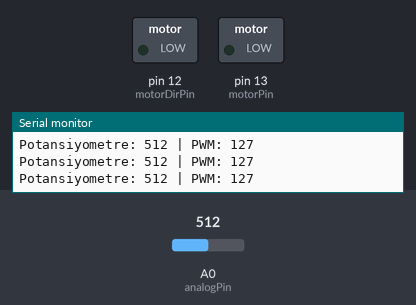
Simulated run of this sketch. Board: Arduino Uno, built with avr-gcc and run on an emulated ATmega328P. Parts: switched loads named in the sketch (green lamp = pin HIGH), the last lines printed to the serial monitor. The inputs (shaded band) are chosen by the test bench; at power-on: A0 (analogPin) = 512.

Above: at 1.2 s.
1.3 s: A0 (analogPin) set to 531
At 2.0 s:
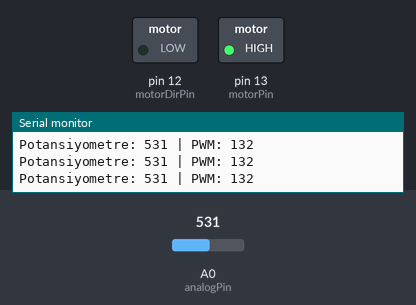
2.8 s: A0 (analogPin) set to 511
At 3.6 s:
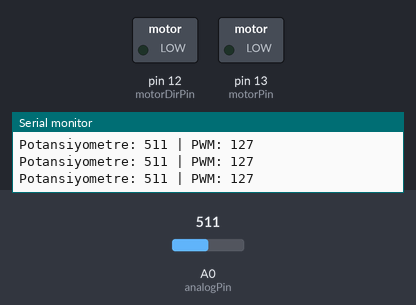
4.3 s: A0 (analogPin) set to 716
At 5.1 s:
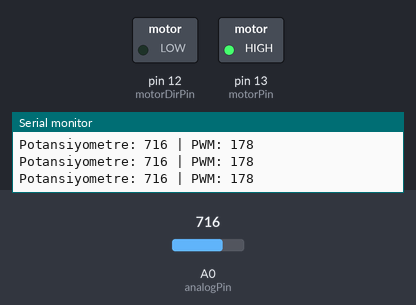
Timing chart, 0 to 7.3 s (numbered marks = the images above; inputs shaded):
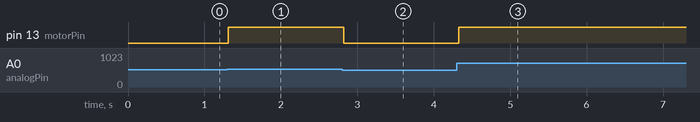

Measured:
- the behaviour switches between 513 and 514 on A0 (analogPin) (found by bisection; images 0 and 1)
- after the input at 1.3 s, pin 13 (motorPin): LOW → HIGH at once
- after the input at 2.8 s, pin 13 (motorPin): HIGH → LOW at once
- after the input at 4.3 s, pin 13 (motorPin): LOW → HIGH at once

The sketch:

Arduino_Motor_07.04.2025.ino
```cpp
/*
Bu kodlar açık kaynak paylaşım olarak github "acetinkaya" alanında paylaşımı yapılmıştır.

BTP222 Robotik dersi içerisinde anlatımı yapılan bu kodlar ve içerikler Öğr. Gör. Ali ÇETİNKAYA tarafından oluşturulmuştur.

Github alanından;
watch - ilgili projenin proje takibi bildirimi,
star - yıldız ile beğenme bildirimi ve
fork - kendi hesabınıza kopyalama işlemleriyle paylaşımlarıma destek verebilirsiniz.

Bilgi paylaşıldıkça çoğalır ve gelişir. İyi çalışmalar dilerim.

Öğr. Gör. Ali ÇETİNKAYA İstanbul, 2025

Dersin Kaynak Adresleri:
https://github.com/acetinkaya/robotik-arduino-uygulamalari
https://alicetinkaya.site/ders-robotik
https://avesis.gelisim.edu.tr/alcetinkaya
https://scholar.google.com.tr/citations?hl=tr&user=XSEW-NcAAAAJ

---------------------------------------------------------------------------------------------------------
Kodun açıklaması:

Arduino üzerinde pottan alınan degere göre L9119 ile DC motor sürme uygulamasıdır.

*/


const int analogPin = A0;     // Potansiyometre orta bacak
const int motorPin = 13;       // L9110 A-IA (PWM çıkışı)
const int motorDirPin = 12;    // L9110 A-IB (motor yönü için sabit LOW verilecek)

int okunanDeger = 0;          // 0-1023
int pwmDegeri = 0;            // 0-255

void setup() {
  pinMode(motorPin, OUTPUT);
  pinMode(motorDirPin, OUTPUT);
  digitalWrite(motorDirPin, LOW);  // Tek yönlü sürüş için sabit düşük
  Serial.begin(9600);
}

void loop() {
  okunanDeger = analogRead(analogPin);
  pwmDegeri = map(okunanDeger, 0, 1023, 0, 255); // PWM aralığına ölçekle

  analogWrite(motorPin, pwmDegeri); // Motor hızı ayarlanır

  Serial.print("Potansiyometre: ");
  Serial.print(okunanDeger);
  Serial.print(" | PWM: ");
  Serial.println(pwmDegeri);

  delay(100);
}
```
